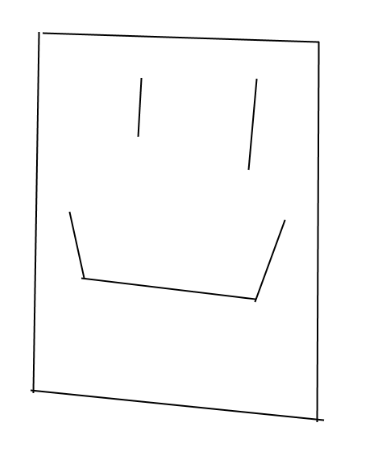
#> input picture unknown.png, 387 x 474 px
$ python main.py
#> lines starting #> are read from the running program, lines starting #| are printed output that depends on the picture; after the words box and inside, x2 and y2 are one past the last pixel; in counts of white or black regions, pixels touching at a corner belong together
import cv2
import numpy as np
import math
import serial
import time

# [7 lines of commented-out code are left out]


send = open("output.txt","w")
def slope(x1, y1, x2, y2):
    if x2 == x1:
        slope = 255
        return slope
    slope = (y2-y1)/(x2-x1)
    if slope > 255.0:
        slope = 255
        return slope
    elif slope < -255.0:
        slope = 255
        return slope
    return slope

def angle(vector1, vector2):
    x1, y1 = vector1
    x2, y2 = vector2
    inner_product = x1*x2 + y1*y2
    len1 = math.hypot(x1, y1)
    len2 = math.hypot(x2, y2)
    return math.acos(inner_product/(len1*len2))

img = cv2.imread('unknown.png')
#> img is the input picture: shape (474, 387, 3); min 0, max 255, mean 251
gray = cv2.cvtColor(img,cv2.COLOR_BGR2GRAY)
#cv2.imshow("original",img)
#cv2.imshow("gray",gray)
blur_gray = cv2.GaussianBlur(gray,(5, 5),0)
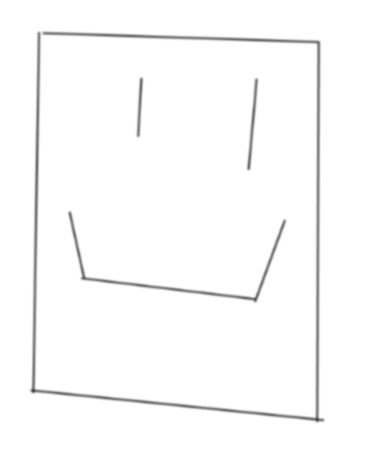
#> blur_gray: shape (474, 387); min 58, max 255, mean 251
edges = cv2.Canny(blur_gray, 50, 150)
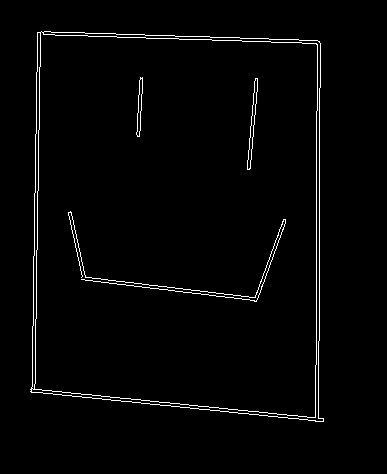
#> edges: shape (474, 387); 1.9% white in thin lines or dots, all inside (x1, y1, x2, y2) = (30, 31, 324, 422)
#cv2.imshow("edges",edges)

line_image = np.copy(img) * 0
#> line_image: shape (474, 387, 3); every value is 0
lines = cv2.HoughLinesP(edges, 1, np.pi/180, 15, np.array([]), 30, 20)
#> lines = 32 rows, first 6: [31, 392, 36, 96], [319, 119, 319, 88], [37, 33, 320, 43], [36, 295, 40, 32], [316, 364, 316, 111], [32, 388, 323, 419]

#print(lines)
for line in lines:
    for x1,y1,x2,y2 in line:
        cv2.line(line_image,(x1,y1),(x2,y2),(0,0,255),5)
#> this loop made 32 passes
#> line on passes 1 to 12: [[31, 392, 36, 96]], [[319, 119, 319, 88]], [[37, 33, 320, 43]], [[36, 295, 40, 32]], [[316, 364, 316, 111]], [[32, 388, 323, 419]], [[82, 276, 257, 298]], [[30, 391, 322, 421]], [[41, 31, 319, 41]], [[81, 279, 256, 300]], [[319, 174, 319, 230]], [[318, 417, 318, 341]]
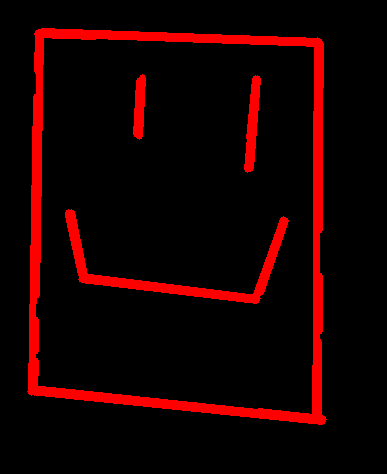
#> line_image: shape (474, 387, 3); mean B, G, R 0, 0, 23.8
        # [5 lines of commented-out code are left out]

lines_edges = cv2.addWeighted(img, 0.8, line_image, 1, 0)
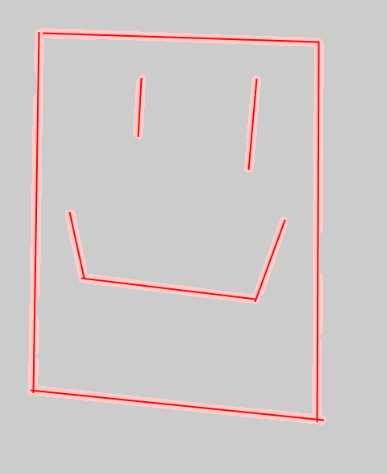
#> lines_edges: shape (474, 387, 3); mean B, G, R 200.8, 200.8, 208.8
cv2.imshow('result.jpg', line_image)
newlist = []
list1 = lines.tolist()
#> list1 = 32 items
for line in list1:
    for x in line:
        #print("line: ",x)
        newlist.append(x)
#> after the loop, newlist = 32 items, first 6: [31, 392, 36, 96], [319, 119, 319, 88], [37, 33, 320, 43], [36, 295, 40, 32], [316, 364, 316, 111], [32, 388, 323, 419]

#print(newlist)
i = 0
slope_list = []
for line in newlist:
    slope_list.append(slope(line[0],line[1],line[2],line[3]))
    i+=1
#> this loop made 32 passes
#> line on passes 1 to 12: [31, 392, 36, 96], [319, 119, 319, 88], [37, 33, 320, 43], [36, 295, 40, 32], [316, 364, 316, 111], [32, 388, 323, 419], [82, 276, 257, 298], [30, 391, 322, 421], [41, 31, 319, 41], [81, 279, 256, 300], [319, 174, 319, 230], [318, 417, 318, 341]
#> after the loop, i = 32; slope_list = 32 values, max 255 at index 1, min -65.75 at index 3, mean 71.6
#b =y-mx
blist= []
for i in range(len(newlist)):
    if slope_list[i] ==255:
        b = 0;
    else:
        b = newlist[i][1]-(slope_list[i]*newlist[i][0])
    blist.append(b)
#> this loop made 32 passes
#> b on passes 1 to 12: 2227.2, 0, 31.69, 2662, 0, 384.6, 265.7, 387.9, 29.53, 269.3, 0, 0
#> after the loop, blist = 32 values, max 3382.3 at index 21, min -132.9 at index 23, mean 805.7


# LET THE FUN BEGIN
edits = 1
vertical = 255
tolerance = 20
while edits != 0:
    #print("While loop start! List length: ",len(newlist))
    edits = 0 #set to 0 so we can exit loop if no edits
    for i in range(len(newlist)):
        for j in range(len(newlist)):
            if newlist[i] == newlist[j]:# checks if it's the same item to not try to compute itself
                #print("scenario 1")
                continue
            elif slope_list[i] == 0 and slope_list[j] == 0: # horizontal cases
                if abs(newlist[j][1] - newlist[i][3]) > tolerance:

                    #elif newlist[j][1] - newlist[i][3] > tolerance and newlist[i][0] - newlist[j][2] > tolerance:
                    #print("scenario 2")
                    continue
                elif abs(newlist[j][0] - newlist[i][2]) > tolerance:#asdf
                    #print("scenario 3")
                    continue
                else:
                    #print("scenario 4")
                    #print("math: ", newlist[j][0] - newlist[i][2])
                    minimum = min(newlist[i][0], newlist[i][2], newlist[j][0], newlist[j][2])
                    maximum = max(newlist[i][0], newlist[i][2], newlist[j][0], newlist[j][2])
                    if minimum == newlist[i][0]:
                        flist = [newlist[i][0], newlist[i][1]]
                    elif minimum == newlist[i][2]:
                        flist = [newlist[i][2], newlist[i][3]]
                    elif minimum == newlist[j][0]:
                        flist = [newlist[j][0], newlist[j][1]]
                    elif minimum == newlist[j][2]:
                        flist = [newlist[j][2], newlist[j][3]]
                    else:
                        print("Error(min)")
                    if maximum == newlist[i][0]:
                        flist.append(newlist[i][0])
                        flist.append(newlist[i][1])
                    elif maximum == newlist[i][2]:
                        flist.append(newlist[i][2])
                        flist.append(newlist[i][3])
                    elif maximum == newlist[j][0]:
                        flist.append(newlist[j][0])
                        flist.append(newlist[j][1])
                    elif maximum == newlist[j][2]:
                        flist.append(newlist[j][2])
                        flist.append(newlist[j][3])
                    else:
                        print("Error(max)")
                    avgY = int((flist[1]+flist[3])/2)
                    flist[1] = avgY
                    flist[3] = avgY
                    rem1 = newlist[i]
                    rem2 = newlist[j]
                    rem3 = slope_list[i]
                    rem4 = slope_list[j]
                    rem5 = blist[i]
                    rem6 = blist[j]

                    newlist.remove(rem1)
                    newlist.remove(rem2)
                    slope_list.remove(rem3)
                    slope_list.remove(rem4)
                    blist.remove(rem5)
                    blist.remove(rem6)
                    # add
                    newlist.append(flist)
                    #print("NEW NEWLIST", newlist)
                    slope_list.append(0)
                    blist.append(0)
                    edits += 1
                    break

            elif slope_list[i] == 255 and slope_list[j] == 255: # vertical cases
                if abs(newlist[j][0] - newlist[i][2]) > tolerance:
                    #print("scenario 5")
                    continue
                elif abs(newlist[j][1] - newlist[i][3]) > tolerance and abs(newlist[i][0] - newlist[j][2]) >tolerance:
                    #print("scenario 6")
                    continue
                else:
                    # [7 lines of commented-out code are left out]

                    minimum = min(newlist[i][1], newlist[i][3], newlist[j][1], newlist[j][3])
                    maximum = max(newlist[i][1], newlist[i][3], newlist[j][1], newlist[j][3])
                    if minimum == newlist[i][1]:
                        flist = [newlist[i][0], newlist[i][1]]
                    elif minimum == newlist[i][3]:
                        flist = [newlist[i][2], newlist[i][3]]
                    elif minimum == newlist[j][1]:
                        flist = [newlist[j][0], newlist[j][1]]
                    elif minimum == newlist[j][3]:
                        flist = [newlist[j][2], newlist[j][3]]
                    else:
                        print("Error(min2)")
                    if maximum == newlist[i][1]:
                        flist.append(newlist[i][0])
                        flist.append(newlist[i][1])
                    elif maximum == newlist[i][3]:
                        flist.append(newlist[i][2])
                        flist.append(newlist[i][3])
                    elif maximum == newlist[j][1]:
                        flist.append(newlist[j][0])
                        flist.append(newlist[j][1])
                    elif maximum == newlist[j][3]:
                        flist.append(newlist[j][2])
                        flist.append(newlist[j][3])
                    else:
                        print("Error(max2)")
                    #print("flist: ",flist)
                    avgX = int((flist[0] + flist[2]) / 2)
                    flist[0] = avgX
                    flist[2] = avgX
                    #print("Actual flist: ", flist)
                    rem1 = newlist[i]
                    rem2 = newlist[j]
                    rem3 = slope_list[i]
                    rem4 = slope_list[j]
                    rem5 = blist[i]
                    rem6 = blist[j]

                    newlist.remove(rem1)
                    newlist.remove(rem2)
                    slope_list.remove(rem3)
                    slope_list.remove(rem4)
                    blist.remove(rem5)
                    blist.remove(rem6)
                    # add
                    newlist.append(flist)
                    #print("NEW NEWLIST", newlist)
                    slope_list.append(255)
                    temp = newlist[i][1] - (slope_list[i] * newlist[i][0])
                    blist.append(temp)
                    edits += 1
                    break
            else:   # every other case
                v1 = (newlist[i][2] - newlist[i][0], newlist[i][3] - newlist[i][1])  # vectors for angle calculation
                v2 = (newlist[j][2] - newlist[j][0], newlist[j][3] - newlist[j][1])
                px = (newlist[j][2] - newlist[i][0])
                py = (newlist[j][1] - newlist[i][3])
                if blist[j]- blist[i] > tolerance:
                    #print("scenario 8")
                    continue
                elif angle(v1,v2)>(math.pi/24): # idk what im doing
                    #print("scenario 9")
                    continue
                elif math.hypot(px,py) > tolerance:
                    # [4 lines of commented-out code are left out]
                    continue
                else:
                    #print("scenario 11")
                    if slope_list[i]<=1:
                        minimum = min(newlist[i][0], newlist[i][2], newlist[j][0], newlist[j][2])
                        maximum = max(newlist[i][0], newlist[i][2], newlist[j][0], newlist[j][2])
                        if minimum == newlist[i][0]:
                            flist = [newlist[i][0], newlist[i][1]]
                        elif minimum == newlist[i][2]:
                            flist = [newlist[i][2], newlist[i][3]]
                        elif minimum == newlist[j][0]:
                            flist = [newlist[j][0], newlist[j][1]]
                        elif minimum == newlist[j][2]:
                            flist = [newlist[j][2], newlist[j][3]]
                        else:
                            print("Error(min)")
                        if maximum == newlist[i][0]:
                            flist.append(newlist[i][0])
                            flist.append(newlist[i][1])
                        elif maximum == newlist[i][2]:
                            flist.append(newlist[i][2])
                            flist.append(newlist[i][3])
                        elif maximum == newlist[j][0]:
                            flist.append(newlist[j][0])
                            flist.append(newlist[j][1])
                        elif maximum == newlist[j][2]:
                            flist.append(newlist[j][2])
                            flist.append(newlist[j][3])
                        else:
                            print("Error(max)")

                    elif slope_list[i]>1:
                        minimum = min(newlist[i][1], newlist[i][3], newlist[j][1], newlist[j][3])
                        maximum = max(newlist[i][1], newlist[i][3], newlist[j][1], newlist[j][3])
                        if minimum == newlist[i][1]:
                            flist = [newlist[i][0], newlist[i][1]]
                        elif minimum == newlist[i][3]:
                            flist = [newlist[i][2], newlist[i][3]]
                        elif minimum == newlist[j][1]:
                            flist = [newlist[j][0], newlist[j][1]]
                        elif minimum == newlist[j][3]:
                            flist = [newlist[j][2], newlist[j][3]]
                        else:
                            print("Error(min2)")
                        if maximum == newlist[i][1]:
                            flist.append(newlist[i][0])
                            flist.append(newlist[i][1])
                        elif maximum == newlist[i][3]:
                            flist.append(newlist[i][2])
                            flist.append(newlist[i][3])
                        elif maximum == newlist[j][1]:
                            flist.append(newlist[j][0])
                            flist.append(newlist[j][1])
                        elif maximum == newlist[j][3]:
                            flist.append(newlist[j][2])
                            flist.append(newlist[j][3])
                        else:
                            print("Error(max2)")
                    else:
                        print("error main")
                        edits = 0
                        break
                    #print("Flist: ", flist)
                    rem1 = newlist[i]
                    rem2 = newlist[j]
                    rem3 = slope_list[i]
                    rem4 = slope_list[j]
                    rem5 = blist[i]
                    rem6 = blist[j]

                    newlist.remove(rem1)
                    newlist.remove(rem2)
                    slope_list.remove(rem3)
                    slope_list.remove(rem4)
                    blist.remove(rem5)
                    blist.remove(rem6)
                    # add
                    newlist.append(flist)
                    #print("NEW NEWLIST", newlist)
                    s1 = flist[0]
                    s2 = flist[1]
                    s3 = flist[2]
                    s4 = flist[3]
                    slope_list.append(slope(s1, s2, s3, s4))
                    temp = newlist[i][1] - (slope_list[i] * newlist[i][0])
                    blist.append(temp)
                    edits += 1
                    break
        if edits != 0: break
#> after the loop, blist = [2227.2, 2662, 384.6, 265.7, 387.9, 29.53, 269.3, 1040.8, 2628, 2869.7, 2582, 3382.3, -132.9, 1514, 1480, 2921.3, 382.8, 0, -89.14, 32.72, 31.69, 1007.4, -93.62, -80795]; newlist = 24 items, first 6: [31, 392, 36, 96], [37, 33, 320, 43], [36, 295, 40, 32], [32, 388, 323, 419], [82, 276, 257, 298], [30, 391, 322, 421]; slope_list = [-59.2, 0.0353, -65.75, 0.107, 0.126, 0.103, 0.036, 0.12, -2.79, -2.88, -10, -19.67, 4.54, -18, -12.86, 4.86, -39, -32, -11.14, 0.109, 4.43, 0.0345, 255, 255]


# [15 lines of commented-out code are left out]
print("total lines: ",len(newlist))
#| total lines:  24
print(newlist)
#> (printed output is left out)
print("done")

# [7 lines of commented-out code are left out]
sa = "{}\n".format(len(newlist))
send.write(sa)
for i in range(len(newlist)):
    for j in range(1,4):
        sa = ("{}\n".format(newlist[i][j]))
        #print(sa)
        send.write(sa)
#> this loop made 24 passes
send.close()


cv2.waitKey(0)
cv2.destroyAllWindows()
